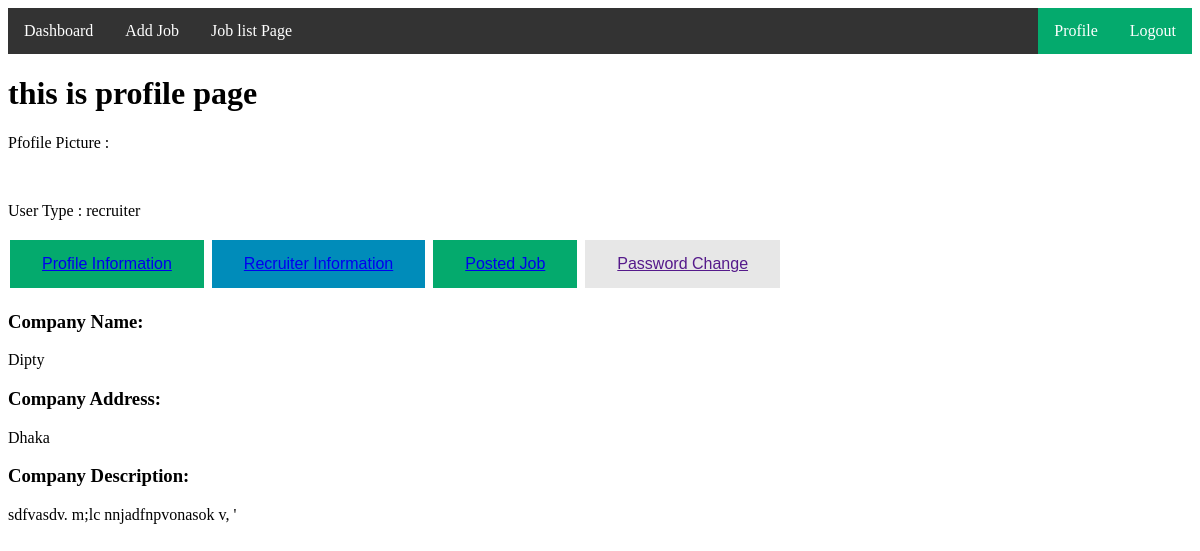
Page /recruiterinfo/ (signed in) on the committed database.
### job_portal_App/models.py (models this page shows, shortened)
class custom_user_model(AbstractUser):
    Usertype=[
        ('recruiter','Recruiter'),
        ('jobseeker','Jobseeker'),
    ]
    user_type=models.CharField(choices=Usertype,max_length=100,null=True)
    display_name=models.CharField(max_length=100,null=True)
    profile_picture=models.ImageField(upload_to='media/profilephoto',null=True)

class recruiter_info_model(models.Model):
    company_name=models.CharField(max_length=100,null=True)
    company_address=models.CharField(max_length=200,null=True)
    company_description=models.TextField(null=True)
    recriteruser=models.OneToOneField(custom_user_model,on_delete=models.CASCADE,related_name='recruiter_info',null=True)

### job_portal_Project/views.py (the view)
# urls.py: path('recruiterinfo/',recruiterinfo,name="recruiterinfo"),
@login_required
def recruiterinfo(request):
    recdadainfo=recruiter_info_model.objects.all()
    return render(request,'profile/recruiterinfo.html',{'recdadainfo': recdadainfo})

### Template/profile/recruiterinfo.html
{% extends 'profile/profilePage.html' %}
{% block profile %}
{% for i in recdadainfo %}
<h3>Company Name:</h3>
<p>{{i.company_name}}</p>
<h3>Company Address:</h3>
<p>{{i.company_address}}</p>
<h3>Company Description:</h3>
<p>{{i.company_description}}</p>
{% endfor %}
{% endblock profile %}

### Template/profile/profilePage.html (shortened to what this page needs)
{% extends 'common/base.html' %}
{% block content %}
<h1>this is profile page</h1>
<P>Pfofile Picture :</P>
<p>User Type : {{user.user_type}}</p>
<!DOCTYPE html>
<html>
<head>
</head>
<body>
{% include "profile/profilenav.html" %}
{% block profile %}
{% endblock profile %}
</body>
</html>
{% endblock content %}

### rows in the picture
custom_user_model: user_type "recruiter"
recruiter_info_model: company_name "Dipty", company_address "Dhaka", company_description "sdfvasdv. m;lc nnjadfnpvonasok v, '"
